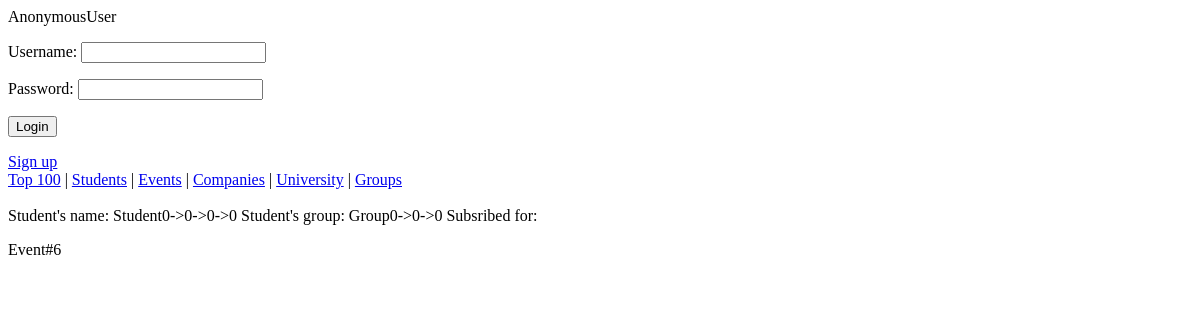
The app's page /students/9363/ with its own data.
### ratings/models.py (models this page shows)
class Student(models.Model):
	user = models.OneToOneField(User)
	group = models.ForeignKey('Group', related_name="students")
	is_leader = models.BooleanField(default=False)
	def __str__(self):
		return self.user.get_username()

class Group(models.Model):
	name = models.CharField(max_length=50)
	department = models.ForeignKey(Department, related_name="groups")
	avg_rating = models.DecimalField(max_digits=4, decimal_places=2, default=0, editable=False)
	count_of_votes = models.IntegerField(default=0, editable=False)
	voted_teachers = models.ManyToManyField('Teacher', related_name="rated_groups", editable=False)
	def vote(self, vote, teacher):
		if not vote == -1:
			if teacher is not None:
				if not self.voted_teachers.filter(user__id=teacher.user.id).exists():
					self.avg_rating = ((self.avg_rating * self.count_of_votes) + vote) / (self.count_of_votes + 1)
					self.count_of_votes += 1
					self.voted_teachers.add(teacher)
					self.save()
					return True
		return False
	def __str__(self):
		return self.name

### events/models.py (models this page shows, shortened)
class Event(models.Model):
    creator = models.ForeignKey(User)
    name = models.CharField(max_length=250)
    text = models.TextField()
    date_published = models.DateTimeField(default=timezone.now, editable=False)
    subscribers = models.ManyToManyField(User, related_name="events")

### ratings/views.py (the view)
# urls.py: url(r'^students/(?P<pk>[0-9]+)/$', views.student_page, name="student_page"),
def student_page(request, pk):
    student = get_object_or_404(Student, pk=pk)
    return render(request, 'ratings/student_page.html', {'student': student})

### ratings/ctx_log_processor.py (called while the page is built)
def auth_form(request):
    return {'form': AuthForm(), 'request': request}

### ratings/templates/ratings/student_page.html (shortened to what this page needs)
{% extends 'base.html' %}
{% block content %}
    <div>
        Student's name:
        {{student.user.username}}
        Student's group:
        {{student.group}}
        {% if student.user.events.all %}
            Subsribed for:
            {% for event in student.user.events.all %}
               <p> {{ event.name }}</p>
            {% endfor %}
        {% endif %}
    </div>
{% endblock %}

### records on screen
Student: user.username "Student0->0->0->0", group "Group0->0->0"
Event: name "Event#6"

### other values on screen
{{ user }} "AnonymousUser"
